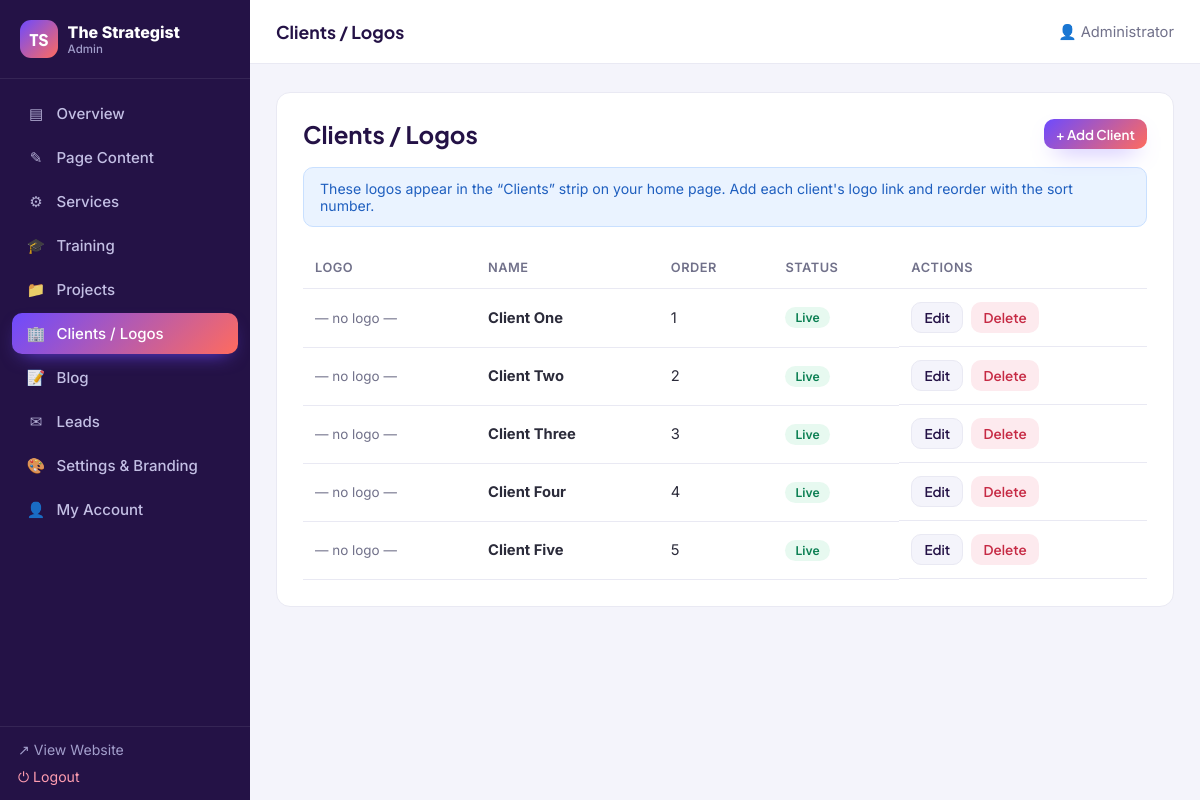
Screenshot of /admin/clients.php (signed in) with the database file from the repository.
### tables this page shows
CREATE TABLE IF NOT EXISTS `clients` (
  `id`         INT AUTO_INCREMENT PRIMARY KEY,
  `name`       VARCHAR(160) NOT NULL,
  `logo_url`   TEXT,
  `link`       TEXT,
  `sort`       INT NOT NULL DEFAULT 0,
  `active`     TINYINT(1) NOT NULL DEFAULT 1,
  `created_at` DATETIME NOT NULL DEFAULT CURRENT_TIMESTAMP
);

### includes/functions.php (called while the page is built, shortened)
<?php
require_once __DIR__ . '/../config/db.php';
function e($v) { return htmlspecialchars((string)$v, ENT_QUOTES, 'UTF-8'); }
function base_url() {
    $https  = (!empty($_SERVER['HTTPS']) && $_SERVER['HTTPS'] !== 'off');
    $scheme = $https ? 'https' : 'http';
    $host   = $_SERVER['HTTP_HOST'] ?? 'localhost';
    $dir = str_replace('\\', '/', dirname($_SERVER['SCRIPT_NAME'] ?? '/'));
    $dir = rtrim($dir, '/');
    if (substr($dir, -6) === '/admin') $dir = substr($dir, 0, -6);
    return $scheme . '://' . $host . $dir;
}
function url($path = '') { return base_url() . '/' . ltrim($path, '/'); }
function all_settings() {
    static $cache = null;
    if ($cache === null) {
        $cache = [];
        foreach (fetchAll('SELECT skey, svalue FROM settings') as $r) {
            $cache[$r['skey']] = $r['svalue'];
        }
    }
    return $cache;
}
function setting($key, $default = '') {
    $s = all_settings();
    return array_key_exists($key, $s) && $s[$key] !== null && $s[$key] !== '' ? $s[$key] : $default;
}
function resolve_image($url, $fallback = '') {
    $url = trim((string)$url);
    if ($url === '') return $fallback;
    return $url;
}

### config/db.php (called while the page is built, shortened)
<?php
function db() {
    static $pdo = null;
    if ($pdo === null) {
        $dsn = 'mysql:host=' . DB_HOST . ';dbname=' . DB_NAME . ';charset=utf8mb4';
        try {
            $pdo = new PDO($dsn, DB_USER, DB_PASS, [
                PDO::ATTR_ERRMODE            => PDO::ERRMODE_EXCEPTION,
                PDO::ATTR_DEFAULT_FETCH_MODE => PDO::FETCH_ASSOC,
                PDO::ATTR_EMULATE_PREPARES   => false,
            ]);
        } catch (PDOException $e) {
            if (DEBUG) {
                die('Database connection failed: ' . htmlspecialchars($e->getMessage())
                    . '<br><br>Edit <code>config/config.php</code> with your database details, '
                    . 'and make sure you have imported <code>config/schema.sql</code>.');
            }
            die('The site is temporarily unavailable. Please try again later.');
        }
    }
    return $pdo;
}
function q($sql, $params = []) {
    $st = db()->prepare($sql);
    $st->execute($params);
    return $st;
}
function fetch1($sql, $params = []) { return q($sql, $params)->fetch(); }
function fetchAll($sql, $params = []) { return q($sql, $params)->fetchAll(); }

### admin/auth.php (called while the page is built, shortened)
<?php
require_once __DIR__ . '/../includes/functions.php';
function is_logged_in() { return !empty($_SESSION['admin_id']); }
function current_admin() {
    static $a = null;
    if ($a === null) $a = fetch1('SELECT * FROM admin_users WHERE id = ?', [$_SESSION['admin_id']]);
    return $a;
}
function csrf_token() {
    return $_SESSION['acsrf'];
}

### admin/clients.php (the view, shortened to what this page needs)
<?php
require_once __DIR__ . '/layout.php';
$action = $_GET['action'] ?? 'list';
$id = (int)($_GET['id'] ?? 0);
$editing = $action === 'edit' && $id ? fetch1('SELECT * FROM clients WHERE id=?', [$id]) : null;
$isForm = ($action === 'new' || $editing);
admin_header('clients.php');
?>
<?php if ($isForm): $s = $editing ?: ['name'=>'','logo_url'=>'','link'=>'','sort'=>0,'active'=>1]; ?>
<div class="panel">
  <div class="panel-head"><h2><?= $editing?'Edit':'Add' ?> Client</h2><a class="btn btn-light btn-sm" href="<?= e(url('admin/clients.php')) ?>">← Back</a></div>
  <div class="help-note">Paste the client's <b>logo image link</b> from Google Drive or OneDrive (set sharing to “Anyone with the link”). A transparent PNG logo looks best.</div>
  <form method="post" action="<?= e(url('admin/clients.php' . ($editing?'?action=edit&id='.$id:''))) ?>">
    <?= csrf_field() ?>
    <div class="field"><label>Client / Company name</label><input type="text" name="name" value="<?= e($s['name']) ?>" required></div>
    <div class="field img-field"><label>Logo image link <span class="tip">(Drive/OneDrive)</span></label>
      <input type="text" name="logo_url" value="<?= e($s['logo_url']) ?>" data-preview="#pv" placeholder="Paste logo image link">
      <div class="preview" id="pv"></div>
    </div>
    <div class="grid-2c">
      <div class="field"><label>Website link <span class="tip">(optional)</span></label><input type="text" name="link" value="<?= e($s['link']) ?>" placeholder="https://..."></div>
      <div class="field"><label>Sort order <span class="tip">(lower shows first)</span></label><input type="number" name="sort" value="<?= (int)$s['sort'] ?>"></div>
    </div>
    <div class="field"><label><input type="checkbox" name="active" <?= $s['active']?'checked':'' ?>> Show on website</label></div>
    <div class="form-actions"><button class="btn btn-primary">Save Client</button></div>
  </form>
</div>
<?php else: $rows = fetchAll('SELECT * FROM clients ORDER BY sort, id'); ?>
<div class="panel">
  <div class="panel-head"><h2>Clients / Logos</h2><a class="btn btn-primary btn-sm" href="<?= e(url('admin/clients.php?action=new')) ?>">+ Add Client</a></div>
  <div class="help-note">These logos appear in the “Clients” strip on your home page. Add each client's logo link and reorder with the sort number.</div>
  <table class="tbl">
    <thead><tr><th>Logo</th><th>Name</th><th>Order</th><th>Status</th><th>Actions</th></tr></thead>
    <tbody>
    <?php if ($rows): foreach ($rows as $r): $lg = resolve_image($r['logo_url']); ?>
      <tr>
        <td><?php if ($lg): ?><img src="<?= e($lg) ?>" alt="" class="thumb-sm" style="object-fit:contain;background:#fff;border:1px solid var(--line)"><?php else: ?><span class="hint">— no logo —</span><?php endif; ?></td>
        <td><b><?= e($r['name']) ?></b><?php if($r['link']):?><br><span class="hint"><?= e($r['link']) ?></span><?php endif;?></td>
        <td><?= (int)$r['sort'] ?></td>
        <td><span class="badge badge-<?= $r['active']?'on':'off' ?>"><?= $r['active']?'Live':'Hidden' ?></span></td>
        <td class="actions">
          <a class="btn btn-light btn-sm" href="<?= e(url('admin/clients.php?action=edit&id='.$r['id'])) ?>">Edit</a>
          <a class="btn btn-danger btn-sm" href="<?= e(url('admin/clients.php?action=delete&id='.$r['id'].'&t='.csrf_token())) ?>" onclick="return confirm('Delete this client?')">Delete</a>
        </td>
      </tr>
    <?php endforeach; else: ?><tr><td colspan="5" class="empty-row">No clients yet. Click “Add Client”.</td></tr><?php endif; ?>
    </tbody>
  </table>
</div>
<?php endif; ?>
<?php admin_footer(); ?>

### admin/layout.php (shortened to what this page needs)
<?php
require_once __DIR__ . '/auth.php';
function admin_header($active = '') {
    $admin = current_admin();
    $items = [
      'index.php'    => ['Overview','▤'],
      'content.php'  => ['Page Content','✎'],
      'services.php' => ['Services','⚙'],
      'training.php' => ['Training','🎓'],
      'projects.php' => ['Projects','📁'],
      'clients.php'  => ['Clients / Logos','🏢'],
      'blog.php'     => ['Blog','📝'],
      'leads.php'    => ['Leads','✉'],
      'settings.php' => ['Settings & Branding','🎨'],
      'account.php'  => ['My Account','👤'],
    ];
    ?><!DOCTYPE html>
<html lang="en"><head>
<title>Admin — <?= e(setting('site_name')) ?></title>
<link rel="stylesheet" href="<?= e(url('admin/assets/admin.css')) ?>">
</head><body>
<div class="admin-shell">
  <aside class="sidebar" id="sidebar">
    <a class="side-brand" href="<?= e(url('admin/index.php')) ?>"><span class="brand-mark">TS</span><span><?= e(setting('site_name')) ?><small>Admin</small></span></a>
    <nav class="side-nav">
      <?php foreach ($items as $file => $it): ?>
        <a href="<?= e(url('admin/' . $file)) ?>" class="<?= $active === $file ? 'active' : '' ?>"><span class="ico"><?= $it[1] ?></span><?= e($it[0]) ?></a>
      <?php endforeach; ?>
    </nav>
    <div class="side-foot">
      <a href="<?= e(url('index.php')) ?>" target="_blank">↗ View Website</a>
      <a href="<?= e(url('admin/logout.php')) ?>" class="logout">⏻ Logout</a>
    </div>
  </aside>
  <div class="admin-main">
    <header class="admin-top">
      <div class="top-title"><?= e($items[$active][0] ?? 'Admin') ?></div>
      <div class="top-user">👤 <?= e($admin['name']) ?></div>
    </header>
    <div class="admin-content">
<?php
}
function admin_footer() {
    ?>
    </div>
  </div>
</div>
</body></html>
<?php
}

### admin/assets/admin.css (style rules this page uses)
*,*::before,*::after { box-sizing:border-box }
:root { --primary:#6C5CE7;--secondary:#00B8D4;--accent:#FF6584;--dark:#2D2A54; --ink:#2b2b3a;--muted:#71718a;--line:#e9e9f3;--bg:#f4f4fb;--card:#fff; --radius:14px;--shadow:0 12px 34px -18px rgba(45,42,84,.4); --grad:linear-gradient(135deg,var(--primary),var(--secondary)) }
body { margin:0;font-family:'Inter',system-ui,sans-serif;color:var(--ink);background:var(--bg) }
a { color:inherit;text-decoration:none }
h1,h2,h3 { font-family:'Plus Jakarta Sans',sans-serif;color:var(--dark);margin:0 0 .4em }
.brand-mark { width:38px;height:38px;border-radius:11px;background:var(--grad);color:#fff; display:grid;place-items:center;font-family:'Plus Jakarta Sans';font-weight:800 }
.admin-shell { display:flex;min-height:100vh }
.sidebar { width:250px;background:var(--dark);color:#cfcbe8;display:flex;flex-direction:column; position:fixed;inset:0 auto 0 0;z-index:40 }
.side-brand { display:flex;align-items:center;gap:.6em;padding:20px;font-weight:800;color:#fff; border-bottom:1px solid rgba(255,255,255,.08) }
.side-brand small { display:block;font-weight:500;font-size:.72rem;color:#a29ecb }
.side-nav { flex:1;padding:14px 12px;overflow-y:auto }
.side-nav a { display:flex;align-items:center;gap:.7em;padding:11px 14px;border-radius:10px; color:#c3bfe4;font-size:.94rem;font-weight:500;margin-bottom:3px }
.side-nav a .ico { width:20px;text-align:center;opacity:.9 }
.side-nav a.active { background:var(--grad);color:#fff;box-shadow:0 8px 20px -10px var(--primary) }
.side-foot { padding:14px 18px;border-top:1px solid rgba(255,255,255,.08);display:grid;gap:10px }
.side-foot a { color:#a29ecb;font-size:.88rem }
.side-foot .logout { color:#ff9db0 }
.admin-main { flex:1;margin-left:250px;min-width:0 }
.admin-top { height:64px;background:#fff;border-bottom:1px solid var(--line);display:flex;align-items:center; gap:16px;padding:0 26px;position:sticky;top:0;z-index:30 }
.admin-top .top-title { font-family:'Plus Jakarta Sans';font-weight:700;font-size:1.1rem;color:var(--dark) }
.admin-top .top-user { margin-left:auto;color:var(--muted);font-size:.92rem }
.admin-content { padding:28px 26px 60px;max-width:1100px }
.panel { background:#fff;border:1px solid var(--line);border-radius:var(--radius);padding:26px;margin-bottom:24px }
.panel-head { display:flex;align-items:center;justify-content:space-between;gap:14px;margin-bottom:18px;flex-wrap:wrap }
.panel-head h2 { margin:0 }
.hint { color:var(--muted);font-size:.84rem }
.btn { display:inline-flex;align-items:center;gap:.5em;padding:.7em 1.3em;border-radius:10px; font-weight:600;font-family:'Plus Jakarta Sans';cursor:pointer;border:0;font-size:.92rem;transition:.2s }
.btn-primary { background:var(--grad);color:#fff;box-shadow:0 10px 24px -12px var(--primary) }
.btn-light { background:var(--bg);color:var(--dark);border:1px solid var(--line) }
.btn-danger { background:#fdeaee;color:#c62a44 }
.btn-sm { padding:.45em .9em;font-size:.84rem }
.tbl { width:100%;border-collapse:collapse;font-size:.92rem }
.tbl th,.tbl td { text-align:left;padding:13px 12px;border-bottom:1px solid var(--line);vertical-align:middle }
.tbl th { color:var(--muted);font-weight:600;font-size:.8rem;text-transform:uppercase;letter-spacing:.04em }
.actions { display:flex;gap:8px;flex-wrap:wrap }
.badge { display:inline-block;padding:3px 10px;border-radius:999px;font-size:.76rem;font-weight:600 }
.badge-on { background:#e7f9f0;color:#0a7f52 }
.help-note { background:#eaf3ff;border:1px solid #c9e0ff;color:#1f5fbf;padding:12px 16px;border-radius:10px;font-size:.88rem;margin-bottom:20px }

### rows the page displays
clients: logo_url "— no logo —", name "Client One", sort "1", active "Live"
clients: logo_url "— no logo —", name "Client Two", sort "2", active "Live"
clients: logo_url "— no logo —", name "Client Three", sort "3", active "Live"
clients: logo_url "— no logo —", name "Client Four", sort "4", active "Live"
clients: logo_url "— no logo —", name "Client Five", sort "5", active "Live"

### other values shown
setting('site_name') "The Strategist"
$it[1] "▤"
$it[0] "Overview"
$it[1] "✎"
$it[0] "Page Content"
$it[1] "⚙"
$it[0] "Services"
$it[1] "🎓"
$it[0] "Training"
$it[1] "📁"
$it[0] "Projects"
$it[1] "🏢"
$it[0] "Clients / Logos"
$it[1] "📝"
$it[0] "Blog"
